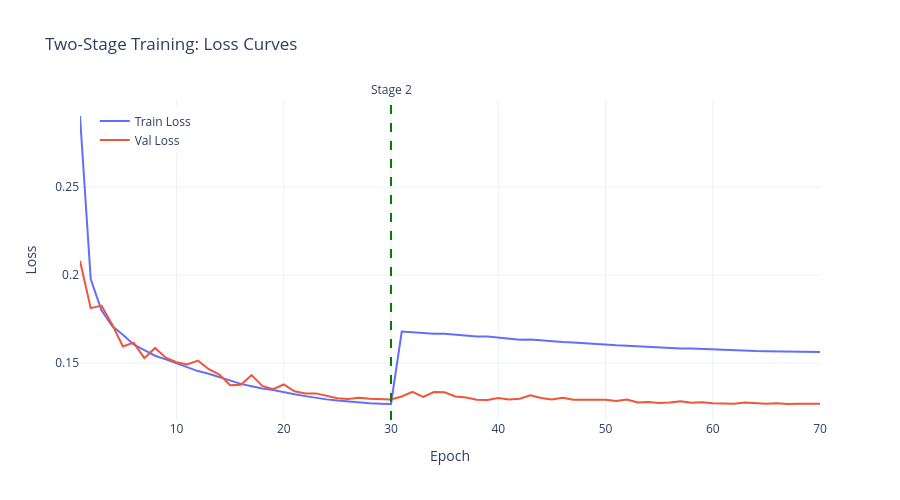
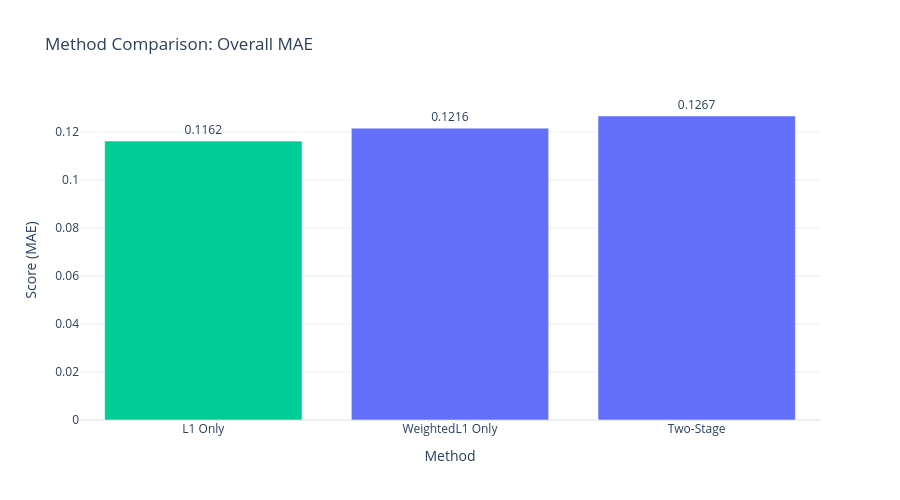

Notebook source saved alongside these figures, in order:
### Markdown cell above
---
## 9. Training Curves Visualization

### Code cell
# Using visualization functions from utils/visualization.py

# Two-stage training curves
fig_curves = plot_training_curves(
    history_2stage, 
    title="Two-Stage Training: Loss Curves",
    stage_boundary=30
)
fig_curves.show()

# Method comparison
comparison_results = [
    {'method': 'L1 Only', 'score': metrics_l1['overall_mae']},
    {'method': 'WeightedL1 Only', 'score': metrics_wl1['overall_mae']},
    {'method': 'Two-Stage', 'score': metrics_2stage['overall_mae']}
]
fig_comparison = plot_method_comparison(comparison_results, title="Method Comparison: Overall MAE")
fig_comparison.show()

### Figure 1 — Plotly figure (JSON) as saved in the notebook; plotly's stock layout.template omitted (floating-point values rounded to 4 significant figures)
{"data": [{"line": {"color": "#636EFA", "width": 2}, "mode": "lines", "name": "Train Loss", "type": "scatter", "x": [1, 2, 3, 4, 5, 6, 7, 8, 9, 10, 11, 12, 13, 14, 15, 16, 17, 18, 19, 20, 21, 22, 23, 24, 25, 26, 27, 28, 29, 30, 31, 32, 33, 34, 35, 36, 37, 38, 39, 40, 41, 42, 43, 44, 45, 46, 47, 48, 49, 50, 51, 52, 53, 54, 55, 56, 57, 58, 59, 60, 61, 62, 63, 64, 65, 66, 67, 68, 69, 70], "y": [0.2906, 0.1977, 0.1799, 0.171, 0.1661, 0.1606, 0.1573, 0.1541, 0.152, 0.1497, 0.1474, 0.1453, 0.1439, 0.1418, 0.1398, 0.1381, 0.1368, 0.1354, 0.1345, 0.1332, 0.1321, 0.1311, 0.13, 0.1292, 0.1285, 0.1279, 0.1274, 0.1271, 0.1268, 0.1266, 0.1679, 0.1674, 0.167, 0.1667, 0.1666, 0.166, 0.1656, 0.165, 0.165, 0.1643, 0.1639, 0.1632, 0.1633, 0.1628, 0.1623, 0.1619, 0.1616, 0.1612, 0.1609, 0.1605, 0.16, 0.1597, 0.1594, 0.1591, 0.1588, 0.1585, 0.1582, 0.1582, 0.1579, 0.1576, 0.1573, 0.1571, 0.1569, 0.1568, 0.1567, 0.1565, 0.1565, 0.1564, 0.1563, 0.1562]}, {"line": {"color": "#EF553B", "width": 2}, "mode": "lines", "name": "Val Loss", "type": "scatter", "x": [1, 2, 3, 4, 5, 6, 7, 8, 9, 10, 11, 12, 13, 14, 15, 16, 17, 18, 19, 20, 21, 22, 23, 24, 25, 26, 27, 28, 29, 30, 31, 32, 33, 34, 35, 36, 37, 38, 39, 40, 41, 42, 43, 44, 45, 46, 47, 48, 49, 50, 51, 52, 53, 54, 55, 56, 57, 58, 59, 60, 61, 62, 63, 64, 65, 66, 67, 68, 69, 70], "y": [0.208, 0.1812, 0.1827, 0.1718, 0.1594, 0.1616, 0.1527, 0.1585, 0.1529, 0.1504, 0.1491, 0.1513, 0.1464, 0.1433, 0.1373, 0.1376, 0.143, 0.1369, 0.1351, 0.1377, 0.1339, 0.1326, 0.1327, 0.1311, 0.1299, 0.1295, 0.1302, 0.1296, 0.1292, 0.1292, 0.1309, 0.1335, 0.1306, 0.1334, 0.1333, 0.1308, 0.1303, 0.1291, 0.1289, 0.13, 0.1292, 0.1296, 0.1316, 0.13, 0.1291, 0.1302, 0.129, 0.129, 0.129, 0.1291, 0.1283, 0.1291, 0.1275, 0.1277, 0.1271, 0.1274, 0.1282, 0.1273, 0.1276, 0.127, 0.1269, 0.1268, 0.1275, 0.127, 0.1268, 0.127, 0.1266, 0.1268, 0.1267, 0.1268]}], "layout": {"annotations": [{"showarrow": false, "text": "Stage 2", "x": 30, "xanchor": "center", "xref": "x", "y": 1, "yanchor": "bottom", "yref": "y domain"}], "height": 500, "legend": {"x": 0.02, "y": 0.98}, "shapes": [{"line": {"color": "green", "dash": "dash"}, "type": "line", "x0": 30, "x1": 30, "xref": "x", "y0": 0, "y1": 1, "yref": "y domain"}], "title": {"text": "Two-Stage Training: Loss Curves"}, "xaxis": {"title": {"text": "Epoch"}}, "yaxis": {"title": {"text": "Loss"}}}}

### Figure 2 — Plotly figure (JSON) as saved in the notebook; plotly's stock layout.template omitted (floating-point values rounded to 4 significant figures)
{"data": [{"marker": {"color": ["#00CC96", "#636EFA", "#636EFA"]}, "text": ["0.1162", "0.1216", "0.1267"], "textposition": "outside", "type": "bar", "x": ["L1 Only", "WeightedL1 Only", "Two-Stage"], "y": [0.1162, 0.1216, 0.1267]}], "layout": {"height": 500, "title": {"text": "Method Comparison: Overall MAE"}, "xaxis": {"title": {"text": "Method"}}, "yaxis": {"title": {"text": "Score (MAE)"}}}}
